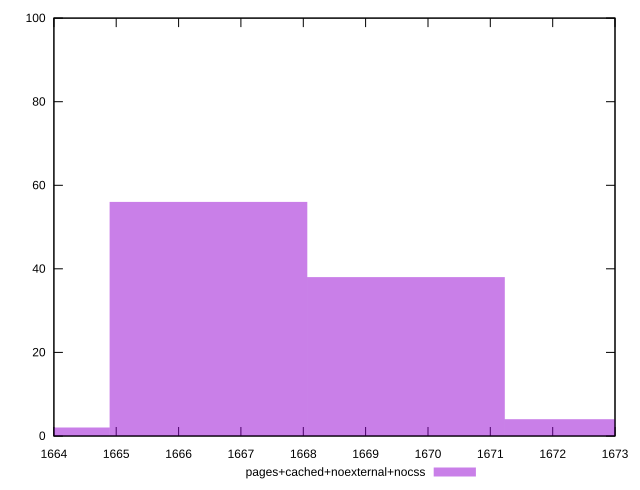

Source code (gnuplot):
reset

$pagesCachedNoexternalNocss <<EOF
1666.478199724191 56
1669.64640922937 38
1672.814618734549 4
1663.3099902190118 2
EOF

set key outside below
set boxwidth 3.16820950517907
set xrange [1664:1673]
set yrange [0:100]
set trange [0:100]
set style fill transparent solid 0.5 noborder
set terminal svg size 640, 490 enhanced background rgb 'white'
set output "report_00007_2020-12-11T15:55:29.892Z/metrics/comparison/histogram/9_vs_10.svg"

plot $pagesCachedNoexternalNocss title "pages+cached+noexternal+nocss" with boxes

reset
